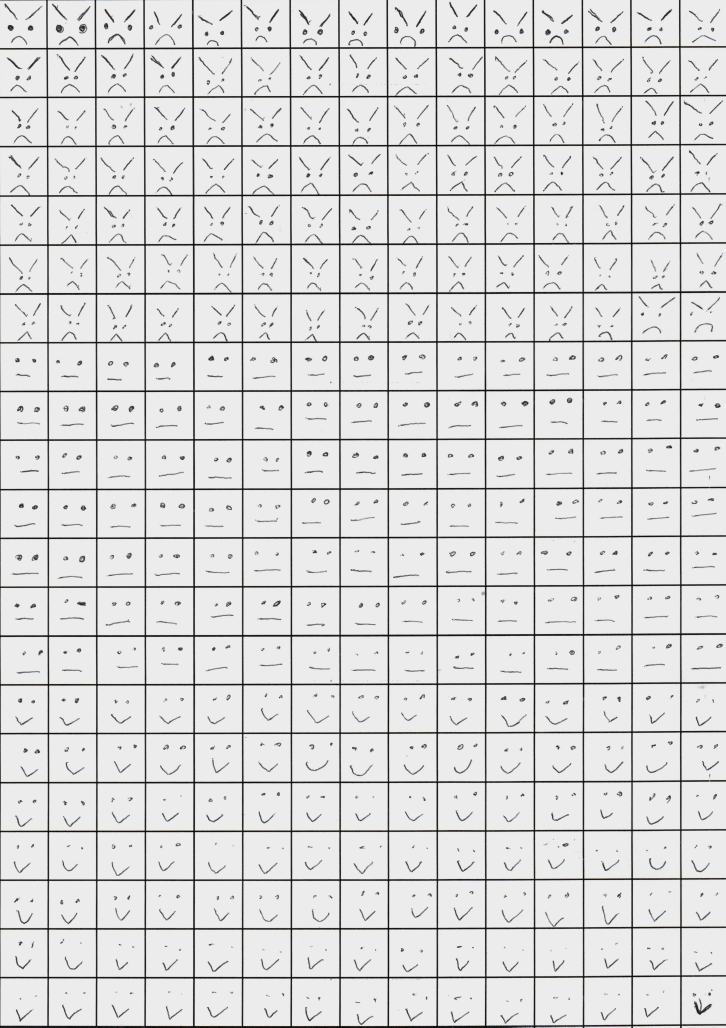
#> input picture lab2/data/source/max.jpg, 4356 x 6163 px (shown at 1/6 size)
$ jupyter execute Cuter.ipynb
#> lines starting #> are read from the running program, lines starting #| are printed output that depends on the picture
#   <center>Формирование датасетов</center>

##   <center>Первое изображение</center>

*Изображение:*

### Импортируем библиотеки

[cell 1]
import cv2
import numpy as np
import matplotlib
from matplotlib import pyplot as plt
matplotlib.rcParams['figure.figsize'] = (10,10)

### Импортируем изображение

[cell 2]
im = cv2.imread("data/source/max.jpg")
#> im is the input picture: shape (6163, 4356, 3); mean B, G, R 219.5, 219.5, 219.6

plt.imshow(im)

print("Размер изображения:", str(im.shape[0]) + 'x' + str(im.shape[1]))
#| Размер изображения: 6163x4356

На изображении 15 колонок и 21 строка. По 7 строк на каждый из классов.

Будем брать изображения по 32 пикселя с отступом в 2 пикселя в надежде на то что мы минимизируем присутствие разлиновки на изображениях.

[cell 3]
step = 34
line_num = 15
col_num = 21

step_by_class = 7

classes = ['ugly', 'bad', 'good']

### Изменим размер изображения

[cell 4]
need_height = col_num*step
print("Необходимый размер в высоту:", need_height)

[cell 5]
need_weight = line_num*step
print("Необходимый размер в ширину:", need_weight)

[cell 6]
resized = cv2.resize(im, (need_weight, need_height), interpolation = cv2.INTER_AREA)
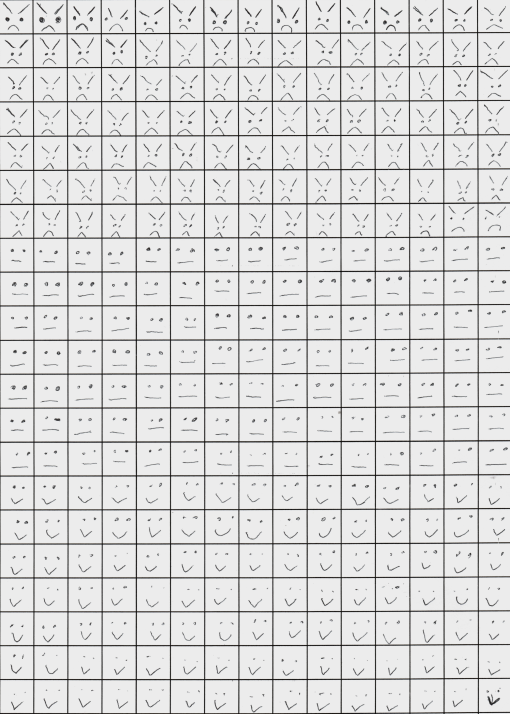
#> resized: shape (714, 510, 3); mean B, G, R 219.5, 219.5, 219.6

[cell 7]
plt.imshow(resized)

print("Размер изображения:", str(resized.shape[0]) + 'x' + str(resized.shape[1]))
#| Размер изображения: 714x510

### Вырежем изображения

Примерно так будет выглядеть изображение при нарезке. Не получилось идеально избавиться от разлиновки на изображениях, однако глупо надеятся, что данные, с которыми в теории будет работать нейросеть будут идеально чистыми.

[cell 8]
plt.imshow(resized[1:step-1, 1:step-1])

Нарезка с отступом в 2 пикселя и сохранением в отдельные папки для каждого класса:

[cell 9]
for n in np.arange(len(classes)):
    for i in np.arange(n * step * step_by_class, (n + 1) * step * step_by_class, step):
        for j in np.arange(0, need_weight, step):
            cut = resized[i + 1 : i + step - 1, j + 1 : j + step - 1]
            cv2.imwrite("data/max/" + classes[n] + "/img_" + str(i//step) + "x" + str(j//step) + ".jpg", cut)

#### Первый датасет готов!

##   <center>Второе изображение</center>

*Изображение с добавлением контраста:*

### Сделаем операции аналогичные первому датасету

[cell 10]
im = cv2.imread("data/source/lina.jpg")
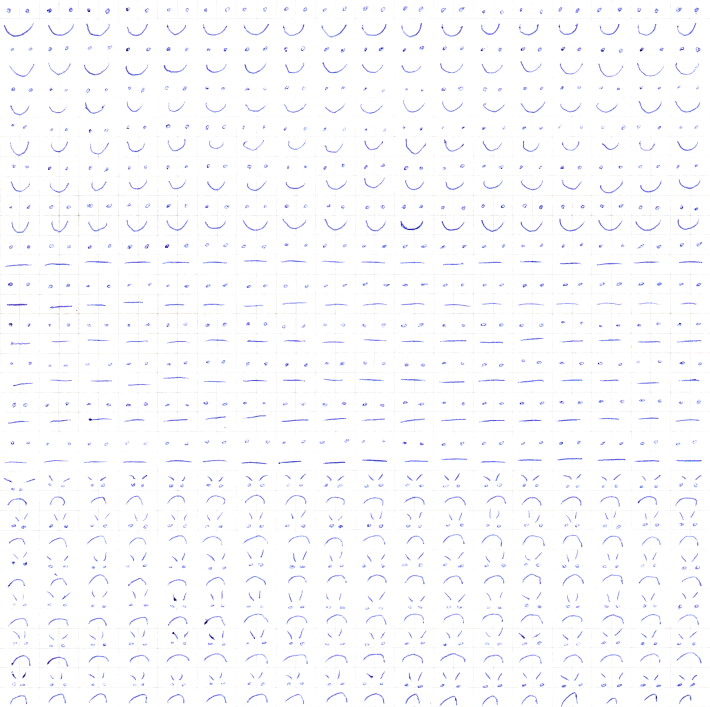
#> input picture lab2/data/source/lina.jpg, 2129 x 2121 px (shown at 1/3 size)
#> im is the input picture: shape (2121, 2129, 3); mean B, G, R 253.8, 251, 251

plt.imshow(im)

print("Размер изображения:", str(im.shape[0]) + 'x' + str(im.shape[1]))
#| Размер изображения: 2121x2129

На изображении 18 колонок и 18 строк. По 6 строк на каждый из классов.

Будем брать изображения по 32 пикселя без отступа, поскольку разлиновка не выражена ярко.

[cell 11]
step = 32
line_num = 18
col_num = 18

step_by_class = 6

classes = ['good', 'bad', 'ugly']

[cell 12]
need_height = col_num*step
print("Необходимый размер в высоту:", need_height)

[cell 13]
need_weight = line_num*step
print("Необходимый размер в ширину:", need_weight)

[cell 14]
resized = cv2.resize(im, (need_weight, need_height), interpolation = cv2.INTER_AREA)
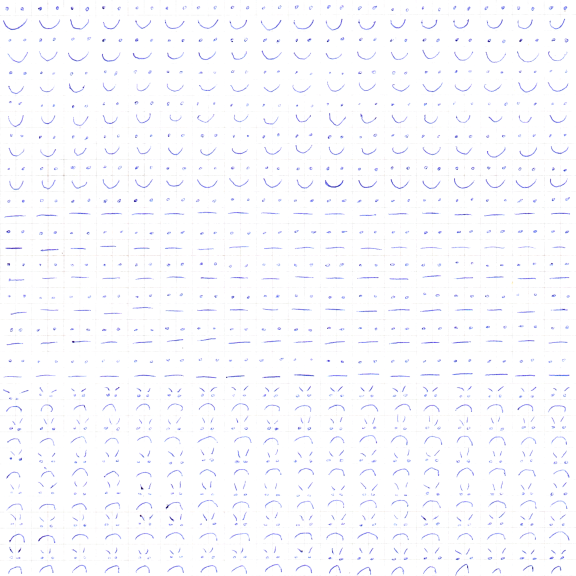
#> resized: shape (576, 576, 3); mean B, G, R 253.8, 251, 251

[cell 15]
plt.imshow(resized)

print("Размер изображения:", str(resized.shape[0]) + 'x' + str(resized.shape[1]))
#| Размер изображения: 576x576

Примерно так будет выглядеть изображение при нарезке

[cell 16]
plt.imshow(resized[0:step, 0:step])

Нарезка без отступа

[cell 17]
for n in np.arange(len(classes)):
    for i in np.arange(n * step * step_by_class, (n + 1) * step * step_by_class, step):
        for j in np.arange(0, need_weight, step):
            cut = resized[i : i + step, j : j + step]
            cv2.imwrite("data/lina/" + classes[n] + "/img_" + str(i//step) + "x" + str(j//step) + ".jpg", cut)

#### Второй датасет готов!

##   <center>Третье изображение</center>

*Изображение с добавлением контраста:*

### Сделаем операции аналогичные первому и второму датасету

[cell 18]
im = cv2.imread("data/source/roma.jpg")
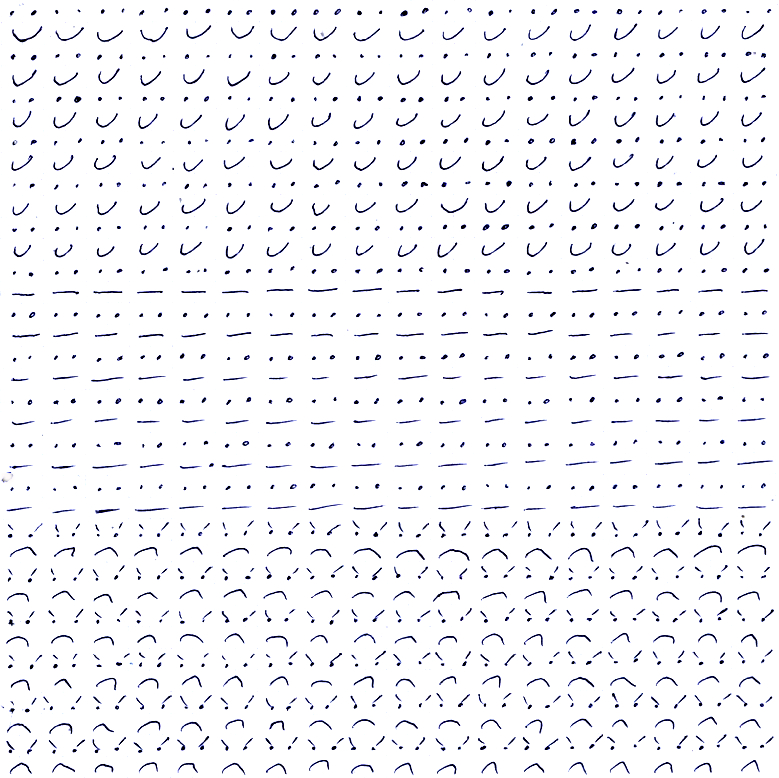
#> input picture lab2/data/source/roma.jpg, 779 x 778 px
#> im is the input picture: shape (778, 779, 3); mean B, G, R 247.2, 244.6, 244.5

plt.imshow(im)

print("Размер изображения:", str(im.shape[0]) + 'x' + str(im.shape[1]))
#| Размер изображения: 778x779

На изображении 18 колонок и 18 строк. По 6 строк на каждый из классов.

Будем брать изображения по 32 пикселя без отступа, поскольку разлиновка не выражена ярко.

[cell 19]
step = 32
line_num = 18
col_num = 18

step_by_class = 6

classes = ['good', 'bad', 'ugly']

[cell 20]
need_height = col_num*step
print("Необходимый размер в высоту:", need_height)

[cell 21]
need_weight = line_num*step
print("Необходимый размер в ширину:", need_weight)

[cell 22]
resized = cv2.resize(im, (need_weight, need_height), interpolation = cv2.INTER_AREA)
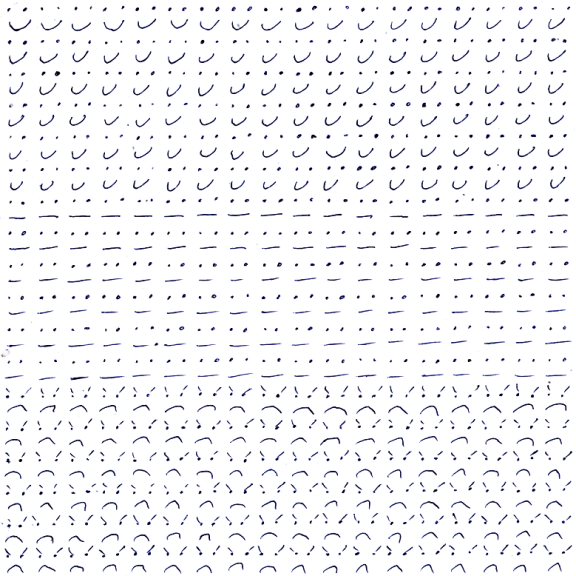
#> resized: shape (576, 576, 3); mean B, G, R 247.2, 244.6, 244.5

[cell 23]
plt.imshow(resized)

print("Размер изображения:", str(resized.shape[0]) + 'x' + str(resized.shape[1]))
#| Размер изображения: 576x576

Примерно так будет выглядеть изображение при нарезке.

[cell 24]
plt.imshow(resized[0:step, 0:step])
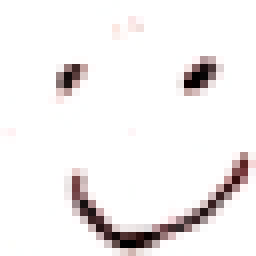
#> shown: shape (32, 32, 3) (shown 8 times larger); mean R, G, B 242.2, 239.4, 239.4

Нарезка без отступа

[cell 25]
for n in np.arange(len(classes)):
    for i in np.arange(n * step * step_by_class, (n + 1) * step * step_by_class, step):
        for j in np.arange(0, need_weight, step):
            cut = resized[i : i + step, j : j + step]
            cv2.imwrite("data/roma/" + classes[n] + "/img_" + str(i//step) + "x" + str(j//step) + ".jpg", cut)
#> this loop made 3 passes
#> pass 1, `cv2.imwrite("data/roma/" + classes[n] + "/img_" + str(i//step) + "x" +..`:
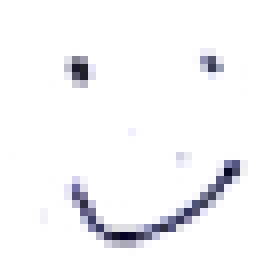
#> saved as img_0x1.jpg: shape (32, 32, 3) (shown 8 times larger); mean B, G, R 247.1, 245, 245
#> pass 1, `cv2.imwrite("data/roma/" + classes[n] + "/img_" + str(i//step) + "x" +..`:
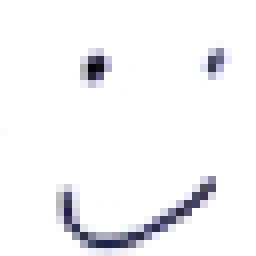
#> saved as img_0x2.jpg: shape (32, 32, 3) (shown 8 times larger); mean B, G, R 246.8, 244.9, 244.8
#> pass 1, `cv2.imwrite("data/roma/" + classes[n] + "/img_" + str(i//step) + "x" +..`:
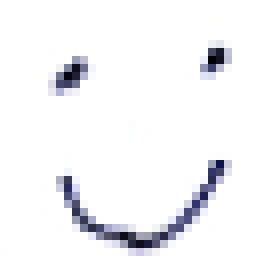
#> saved as img_0x3.jpg: shape (32, 32, 3) (shown 8 times larger); mean B, G, R 245.6, 242.9, 242.9
#> pass 1, `cv2.imwrite("data/roma/" + classes[n] + "/img_" + str(i//step) + "x" +..`:
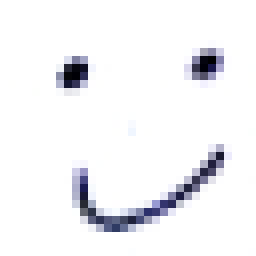
#> saved as img_0x4.jpg: shape (32, 32, 3) (shown 8 times larger); mean B, G, R 245, 242.4, 242.3
